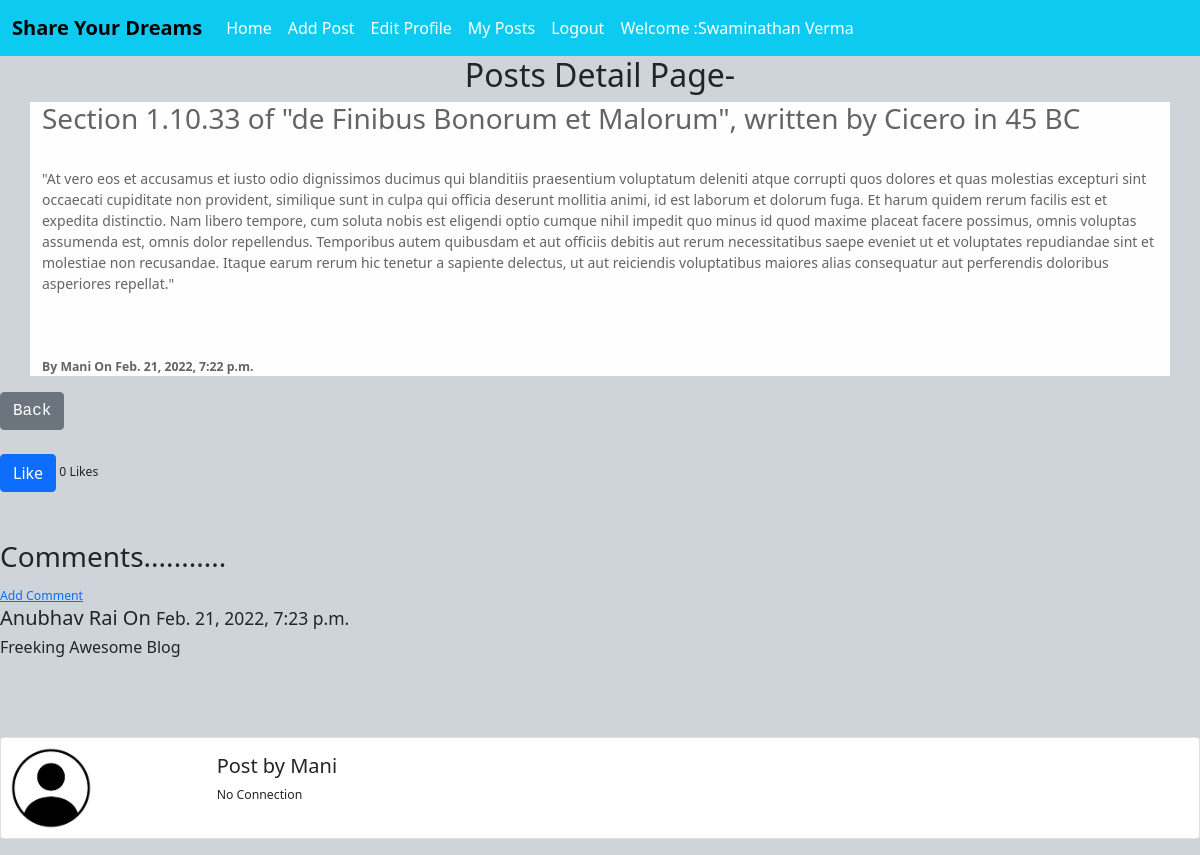
Screenshot of /article/18 (signed in) with the database file from the repository.
### theblog/models.py (models this page shows, shortened)
class Post(models.Model):
    author=models.ForeignKey(User,on_delete=models.CASCADE)
    title=models.CharField(max_length=200)
    header_image=models.ImageField(null=True,blank=True,upload_to="image/")
    snippet=models.CharField(max_length=500, default='click above to read post')
    text=RichTextField()
    creation_date=models.DateTimeField(auto_now_add=True)
    publish_date=models.DateTimeField(auto_now_add=True)
    likes=models.ManyToManyField(User,related_name='post_likes')
    def total_likes(self):
        return self.likes.count()

class Comment(models.Model):
    post_id=models.ForeignKey(Post,related_name='comments',on_delete=models.CASCADE) #manytoone
    name=models.CharField(max_length=20,)
    body=models.TextField(null=True, blank=True)
    date_added=models.DateTimeField(default=timezone.now)

### theblog/views.py (the view)
# urls.py: path('article/<int:pk>',views.ArticleDetailView.as_view(),name='article'),
class ArticleDetailView(DetailView):
    model=Post
    template_name='theblog/article_detail.html'
    def get_context_data(self,*args, **kwargs):
        context=super(ArticleDetailView,self).get_context_data(*args,**kwargs)
        stuff= get_object_or_404(Post,id=self.kwargs['pk'])
        total_likes=stuff.total_likes()
        liked=False
        if stuff.likes.filter(id=self.request.user.id).exists():
            liked=True
        context['total_likes']=total_likes
        context['liked']=liked
        return context

### templates/theblog/article_detail.html (shortened to what this page needs)
{% extends 'theblog/base.html' %}
{% load static %}
    {% block content %}
    <div class="container"    >
    <h2 class="text-center">Posts Detail Page-</h2>
  </div>
  <div class="container alert-light">
    <div class="d-flex  bd-highlight">
    <h3>{{post.title | safe}}</h3>
  </div>
    <br>
    <small>{{post.text | safe}}<small>
    <br>
    <br>
    <p><strong>By {{post.author.first_name}} On {{post.publish_date}}</strong></p>
  </div>
    <samp><a href="{% url 'home' %}" class="btn btn-secondary"> Back</a></samp>
    {%   if user.is_authenticated %}
   <br/>
   <br/>
   <form method="POST" action="{%  url 'like_post' post.pk %}">
      {% if liked  %}
     <button type="submit", class="btn btn-danger", value="{{post.id}}", name='post_id'> unlike</button> {{total_likes}} Likes
     {%  else %}
     <button type="submit", class="btn btn-primary", value="{{post.id}}", name='post_id'> Like</button> {{total_likes}} Likes
{% endif %}
{% endif %}
   </form>
<br>
<br>
<h3>Comments...........</h3>
<a href="{%  url 'add_comment' post.pk %}">Add Comment</a>
{% if not post.comments.all %}
<h6>No Comments yet....</h6>
{% else %}
{% for  cmnts in post.comments.all %}
<h5>{{cmnts.name}}  On <small> {{cmnts.date_added}}</small></h5>
<h6>{{cmnts.body}}</h6>
{% endfor%}
{% endif %}
<br>
<br>
   <br>
   <div class="card mb-3" >
    <div class="row g-0">
      <div class="col-md-2">
        {% if post.author.profile.profile_pic %}
        <img src="{{post.author.profile.profile_pic.url}}" class="img-fluid rounded-start" width="100" height="100" alt="...">
        {% else %}
        <img src="{%  static 'images/download.png' %}" class="img-fluid rounded-start" width="100" height="100" alt="...">
        {% endif %}
      </div>
      <div class="col-md-10">
        <div class="card-body">
          <h5 class="card-title">Post by {{post.author.first_name}}</h5>
          {% if post.author.profile.facebook_url %}
          <span class="card-text"><a href="{{post.author.profile.insta_url}}">insta</a></span>
          {% else %}
          <span class="card-text"><a >No Connection</a></span>
            {% endif %}
        </div>
      </div>
    </div>
  </div>
    {% endblock %}

### templates/theblog/base.html (shortened to what this page needs)
<!doctype html>
{%  load static %}
<html lang="en">
  <head>
    <link href="https://cdn.jsdelivr.net/npm/bootstrap@5.1.3/dist/css/bootstrap.min.css" rel="stylesheet">
  </head>
  <body>
    <nav class="navbar navbar-expand-lg navbar-dark bg-info">
      <div class="container-fluid">
        <a class="navbar-brand"  style="color:black; font-weight: bold;"  href="{% url 'home' %}">Share Your Dreams</a>
        <div class="collapse navbar-collapse" id="navbarSupportedContent">
          <ul class="navbar-nav me-auto mb-2 mb-lg-0">
            <li class="nav-item">
              <a class="nav-link active" aria-current="page" href="{% url 'home' %}">Home</a>
              {%   if user.is_authenticated %}
              <li class="nav-item">
                <a class="nav-link active" href="{% url 'add_post' %}">Add Post</a>
              </li>
              <li class="nav-item">
                <a class="nav-link active" href="{% url 'edit_profile' %}">Edit Profile</a>
              </li>
            </li>
            <li class="nav-item">
              <a class="nav-link active" href="{% url 'myposts' %}">My Posts</a>
            </li>
            <li class="nav-item">
              <a class="nav-link active" href="{% url 'logout' %}">Logout</a>
            </li>
            <li class="nav-item">
              <span class="nav-link active" >
                Welcome :{{ user.first_name }} {{ user.last_name }}</span>
              </li>
              {% endif %}
            </ul>
          </div>
          </div>
        </nav>
            {% block content %}
      {% endblock %}
  </body>
</html>

### templates/theblog/base.html (style rules this page uses)
body { background-color: #ced4da; }

### rows the page displays
Post: title "Section 1.10.33 of \"de Finibus Bonorum et Malorum\", written by Cicero in 45 BC", text "\"At vero eos et accusamus et iusto odio dignissimos ducimus qui blanditiis praesentium voluptatum deleniti atque corrupti quos dolores et quas molestias excepturi sint occaecati cupiditate non provident, similique sunt in culpa qui officia deserunt mollitia animi, id est laborum et dolorum fuga. Et harum quidem rerum facilis est et expedita distinctio. Nam libero tempore, cum soluta nobis est eligendi optio cumque nihil impedit quo minus id quod maxime placeat facere possimus, omnis voluptas assumenda est, omnis dolor repellendus. Temporibus autem quibusdam et aut officiis debitis aut rerum necessitatibus saepe eveniet ut et voluptates repudiandae sint et molestiae non recusandae. Itaque…", author.first_name "Mani", publish_date "Feb. 21, 2022, 7:22 p.m."
Comment: name "Anubhav Rai", date_added "Feb. 21, 2022, 7:23 p.m.", body "Freeking Awesome Blog"

### other values shown
{{ user.first_name }} "Swaminathan"
{{ user.last_name }} "Verma"
{{ total_likes }} "0"
